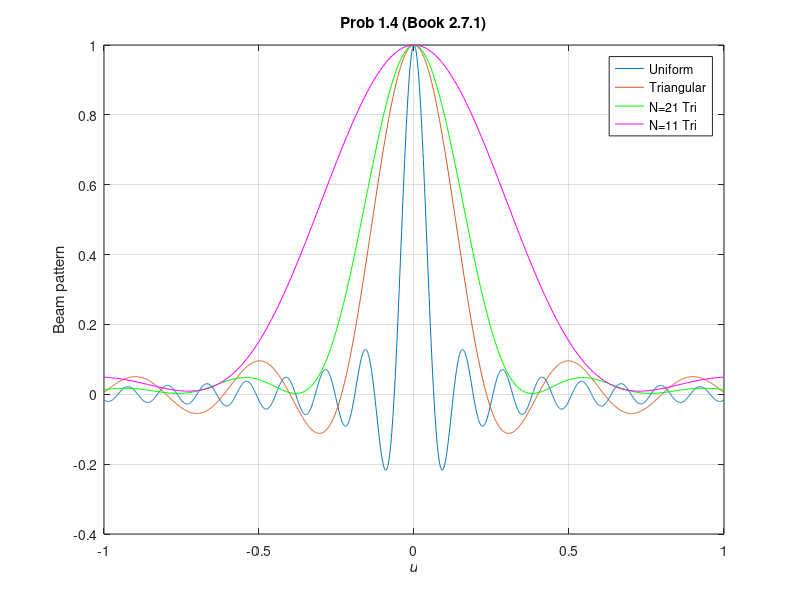

The MATLAB source for this figure:
clear all
close all

u= [-1:0.001:1]; 
% L = 5*lambda;
% u*L/lambda
% triangular = (arg/2.*sin(arg)-2*cos(arg)+2)/(2*arg.^2);
uniform  = sinc(5*pi*u);
triang = (-10*pi*u.*sin(-5*pi*u)-2*cos(-5*pi*u)+2)./(8*pi*u.^2);

N=21;
D=[-(N-1)/2:1:(N-1)/2].'; %uniform array spacing
D= D/2;
w = [ones(N,1)]/N;
for ii=0:N-1
    
    w(ii+1) = 1-(2*abs(ii-(N-1)/2))/N;
end
c = sum(w)^(-1);
w = w*c;

psi = [-1:0.01:1]*pi;
v = exp(j*D*psi);
B = w'*v;

N2=11;
D2=[-(N2-1)/2:1:(N2-1)/2].';
D2= D2/2; %uniform array spacing
w2 = [ones(N2,1)]/N2;
for ii=0:N2-1
    
    w2(ii+1) = 1-(2*abs(ii-(N2-1)/2))/N2;
end
c2 = sum(w2)^(-1);
w2 = w2*c2;

psi = [-1:0.01:1]*pi;
v2 = exp(j*D2*psi);
B2 = w2'*v2;

% power: 10*log10(abs(
h1 = plot(u,uniform);
hold on
h2 = plot(u,(triang)/max(abs(triang)));
h3 = plot(psi/pi, (B),'g');
h4 = plot(psi/pi, (B2),'m');
xlim([-1 1])
grid on
hold off
title('Prob 1.4 (Book 2.7.1)')
ylabel('Beam pattern')
xlabel('{\itu}')
legend([h1 h2 h3 h4],'Uniform','Triangular', 'N=21 Tri', 'N=11 Tri')